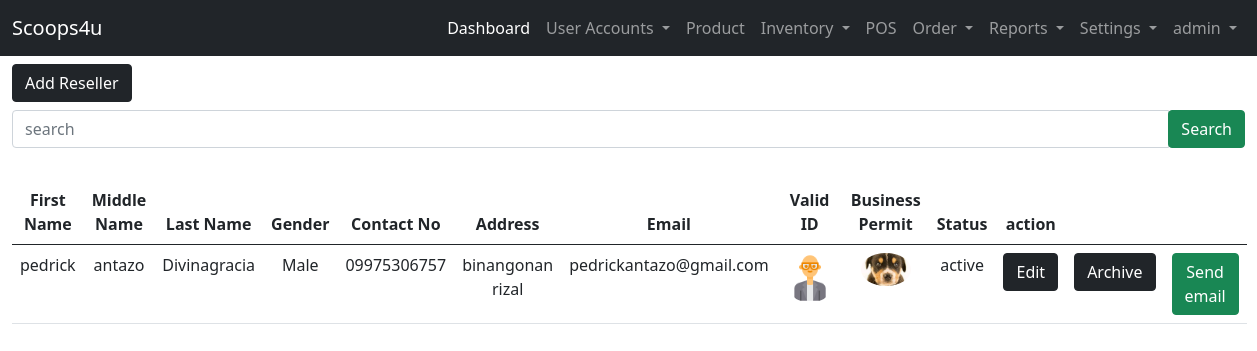
The app's page /user-site/list-reseller/ (signed in) with its own data.
### landing_page/models.py (models this page shows)
class User(AbstractUser):
    ROLE = ((" "," "),("admin","admin"),("staff","staff"),("reseller","reseller"),("delivery_staff","delivery_staff"))
    STAT = ((" "," "),("active","active"),("inactive","inactive"))
    role = models.CharField(max_length=50, null=True, default=None, choices=ROLE)
    status = models.CharField(max_length=50, null=True, default=None , choices=STAT)

### admin_site/models.py (models this page shows, shortened)
class Reseller(models.Model):
    STATUS = (("pending","pending"),("active","active"),("inactive","inactive"))
    BOOLCHOICE = (("Male","Male"),("Female","Female"))
    reseller_fname =models.CharField(max_length=200, verbose_name='First Name')
    reseller_mname =models.CharField(max_length=200, verbose_name='Middle Name')
    reseller_lname =models.CharField(max_length=200, verbose_name='Last Name')
    reseller_gender = models.CharField(max_length = 50,choices=BOOLCHOICE, verbose_name='Gender')
    reseller_contact =models.CharField(max_length = 12, verbose_name='Contact Number')
    reseller_address =models.TextField(null=False, verbose_name='Address')
    reseller_email =models.EmailField(unique=True, max_length=200, verbose_name='Email')
    reseller_id =models.ImageField( upload_to=image_path, verbose_name='valid id')
    reseller_businessp =models.ImageField( upload_to=image_path,verbose_name='business id')
    reseller_status =models.CharField(max_length=200, null=True, choices=STATUS, verbose_name='Status')

### admin_site/views.py (the view)
# urls.py: path('list-reseller/', views.list_reseller, name='list_reseller'),
@login_required(login_url='landing_page:login')
def list_reseller(request):
    list_reseller = Reseller.objects.order_by('-id').filter(reseller_status = "active")
    context = {'list_reseller':list_reseller}
    return render(request, 'admin_site/user/list_reseller.html', context)

### templates/admin_site/user/list_reseller.html (shortened to what this page needs)
{% extends 'admin_site/base.html' %}
{% block template %}
<a href="{% url 'admin_site:add_reseller' %}" class="btn btn-dark ">Add Reseller</a>
<form action="{% url 'admin_site:search_reseller' %}" method="get" class="my-2">
    <div class="input-group">
        <input type="text" class="form-control" name="search" placeholder="search" required>
        <div class="input-group-append">
            <button class="btn btn-success">Search</button>
        </div>
    </div>
</form>
<br>
    {% if list_reseller %}
    <table class="table table-hover text-center">
        <thead>
            <tr>
                <th>First Name</th>
                <th>Middle Name</th>
                <th>Last Name</th>
                <th>Gender</th>
                <th>Contact No</th>
                <th>Address</th>
                <th>Email</th>
                <th>Valid ID</th>
                <th>Business Permit</th>
                <th>Status</th>
                <th>action</th>
                <th></th>
                <th></th>
            </tr>
            <tbody>
                {% for list in list_reseller %}
                <tr>
                    <td>{{ list.reseller_fname }}</td>
                    <td>{{ list.reseller_mname }}</td>
                    <td>{{ list.reseller_lname }}</td>
                    <td>{{ list.reseller_gender }}</td>
                    <td>{{ list.reseller_contact }}</td>
                    <td>{{ list.reseller_address }}</td>
                    <td>{{ list.reseller_email }}</td>
                    <td><a href="{% url 'admin_site:viewingpic_vid' list.id %}"><img src="/media/{{ list.reseller_id}}" alt="Valid-ID" width="50" class="rounded-circle"></a></td>
                    <td><a href="{% url 'admin_site:viewingpic_bpermit' list.id %}"><img src="/media/{{ list.reseller_businessp}}" alt="Valid-ID" width="50" class="rounded-circle"></a></td>
                    <td>{{ list.reseller_status }}</td>
                    <td><a href="{% url 'admin_site:edit_reseller' list.id %}" class="btn btn-dark">Edit</a></td>
                    <form method="POST" action="{% url 'admin_site:archive_reseller'  list.id %}" onsubmit="return submitForm(this);">
                    <td> <input type="submit" class="btn btn-dark"  value="Archive"></td>
                    </form>
                    <td><a href="{% url 'admin_site:send_email_reseller' list.id %}" class="btn btn-success">Send email</a></td>
                </tr>
                {% endfor %}
            </tbody>
        </thead>
    </table>
    {% endif %}
{% endblock template %}

### templates/admin_site/base.html (shortened to what this page needs)
{% load static %}
<!DOCTYPE html>
<html lang="en">
<head>
    <link href="https://cdn.jsdelivr.net/npm/bootstrap@5.0.2/dist/css/bootstrap.min.css" rel="stylesheet">
    <link rel="stylesheet" href="{% static 'css/sample.css' %}">
  </head>
<body>
  {% if user.role == "admin"%}
    <nav class="navbar navbar-expand-lg navbar-dark bg-dark">
        <div class="container-fluid">
          <a class="navbar-brand" href="#">Scoops4u</a>
          <div class="collapse navbar-collapse" id="navbarNavDropdown">
            <ul class="navbar-nav ms-auto mb-2 mb-lg-0">
              <li class="nav-item">
                <a class="nav-link active" aria-current="page" href="{% url 'admin_site:dashboard'%}">Dashboard</a>
              </li>
              <li class="nav-item dropdown">
                <a class="nav-link dropdown-toggle" href="#" id="navbarDropdownMenuLink" role="button" data-bs-toggle="dropdown" aria-expanded="false">
                  User Accounts
                </a>
              </li>
              <li class="nav-item">
                <a class="nav-link" href="{%url 'admin_site:list_product' %}">Product</a>
              </li>
              <li class="nav-item dropdown">
                <a class="nav-link dropdown-toggle" href="#" id="navbarDropdownMenuLink" role="button" data-bs-toggle="dropdown" aria-expanded="false">
                  Inventory
                </a>
              </li>
              <li class="nav-item">
                <a class="nav-link" href="{%url 'admin_site:pos' %}">POS</a>
              </li>
              <li class="nav-item dropdown">
                <a class="nav-link dropdown-toggle" href="#" id="navbarDropdownMenuLink" role="button" data-bs-toggle="dropdown" aria-expanded="false">
                  Order
                </a>
              </li>
              <li class="nav-item dropdown">
                <a class="nav-link dropdown-toggle" href="#" id="navbarDropdownMenuLink" role="button" data-bs-toggle="dropdown" aria-expanded="false">
                  Reports
                </a>
              </li>
              <li class="nav-item dropdown">
                <a class="nav-link dropdown-toggle" href="#" id="navbarDropdownMenuLink" role="button" data-bs-toggle="dropdown" aria-expanded="false">
                  Settings
                </a>
              </li>
              <li class="nav-item dropdown">
                <a class="nav-link dropdown-toggle" href="#" id="navbarDropdownMenuLink" role="button" data-bs-toggle="dropdown" aria-expanded="false">
                  {{ user }}
                </a>
              </li>
            </ul>
          </div>
        </div>
      </nav>
  {% endif %}
    <div class="container-fluid">
      {% block template %}
      {% endblock template %}
    </div>
</body>
</html>

### records on screen
User: username "admin"
Reseller: reseller_fname "pedrick", reseller_mname "antazo", reseller_lname "Divinagracia", reseller_gender "Male", reseller_contact "09975306757", reseller_address "binangonan rizal", reseller_email "pedrickantazo@gmail.com", reseller_id (picture), reseller_businessp (picture), reseller_status "active"
